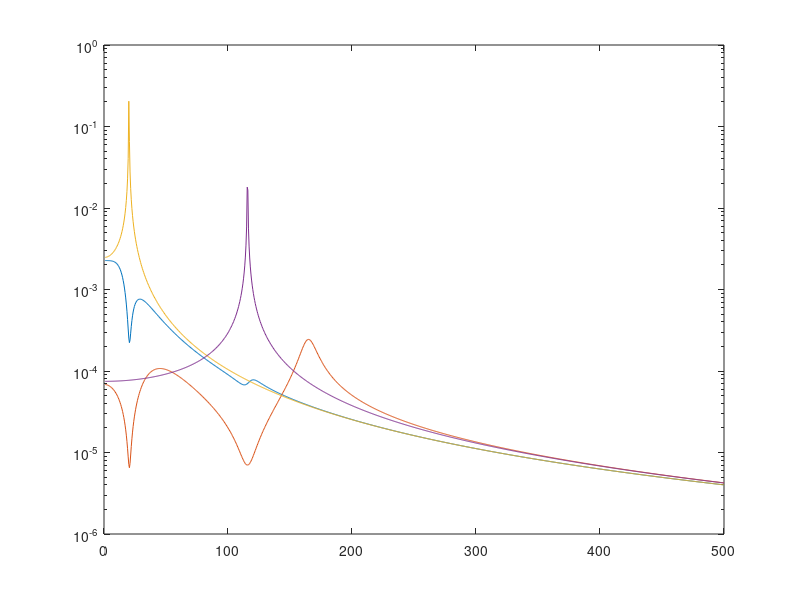

Here is the MATLAB script that generated this plot:
clc
close all
clear 
% Script developed for use two piezo

csi_i = 0; % natural damping of the system
% with different damping change the peak, but the intersection point with
% the short circuit response does not change
csi1 = 0.05;  
csi2 = 0.05;  
k = [0.24, 0.18];
k1= k(1);
k2= k(2);

w   = (1:0.5:500)';
w_i = [20.122, 115.74]; 
%w_i_oc_oc = [];
% w_i: freq naturali

% w_1 = w_i(1);
% w_2 = w_i(2);
w_1 = 20.5;
w_2 = 116;
% w_1: freq ottime piezo 1
% w_2: freq ottime piezo 2

% response function with two piezo with resonant
H_rl_rl = (-w.^6 + ...
    2.* 1i .* w.^5 .* (csi1 .* w_1 + csi2 .* w_2 + csi_i .* w_i)...
    + w.^4 .* (w_2.^2 + w_1.^2 + 4 .* csi1 .* csi2 .* w_1 .* w_2 + 4 .* csi_i .* w_i .* (csi1 .* w_1 + csi2 .* w_2) + w_i.^2) ...
    - 2 .* 1i .* w.^3 .* (csi1 .* w_1 .* w_2.^2 + csi2 .* w_2 .* w_1.^2 + csi_i .* w_i .* (w_2.^2 + w_1.^2 + 4 .* csi1 .* csi2 .* w_1 .* w_2 + w_i.^2 .* (csi1.* w_1 + csi2 .* w_2)))...
    - w.^2 .* (w_1.^2 .* w_2.^2 + 4 .* csi_i .* w_i .* (csi1 .* w_1 .* w_2.^2 + csi2 .* w_2 .* w_1.^2) + w_i .* (w_1.^2 + w_2.^2 + 4 .* csi1.*csi2 .* w_1 .* w_2 + k1^2 .* w_1.^2 + k2^2 .* w_2.^2))...
    + 2 .* 1i .* w_i .* w .* (csi_i .* w_i .* w_1.^2 .* w_2.^2 + csi1 .* w_1 .* w_2.^2 + csi2 .* w_2 .* w_1.^2 - csi2 .* k1.^2 .* w_1.^2 .* w_2 - csi1 .* k2.^2 .* w_1 .* w_2.^2) ...
    + w_i.^2 .* (w_1.^2 .* w_2.^2 + k1.^2 .* w_1.^2 .* w_2.^2 + k2.^2 .* w_1.^2 .* w_2.^2))...
    ./((-w.^2 + 2 .* 1i .* csi1 .* w_1 .* w + w_1.^2) .* (-w.^2 + 2 .* 1i .* csi2 .* w_2 .* w + w_2.^2));

H_rl_rl_inv = ((-w.^2 + 2 .* 1i .* csi1 .* w_1 .* w + w_1.^2) .* (-w.^2 + 2 .* 1i .* csi2 .* w_2 .* w + w_2.^2)) ...
    ./ (-w.^6 + ...
    2.* 1i .* w.^5 .* (csi1 .* w_1 + csi2 .* w_2 + csi_i .* w_i)...
    + w.^4 .* (w_2.^2 + w_1.^2 + 4 .* csi1 .* csi2 .* w_1 .* w_2 + 4 .* csi_i .* w_i .* (csi1 .* w_1 + csi2 .* w_2) + w_i.^2) ...
    - 2 .* 1i .* w.^3 .* (csi1 .* w_1 .* w_2.^2 + csi2 .* w_2 .* w_1.^2 + csi_i .* w_i .* (w_2.^2 + w_1.^2 + 4 .* csi1 .* csi2 .* w_1 .* w_2 + w_i.^2 .* (csi1.* w_1 + csi2 .* w_2)))...
    - w.^2 .* (w_1.^2 .* w_2.^2 + 4 .* csi_i .* w_i .* (csi1 .* w_1 .* w_2.^2 + csi2 .* w_2 .* w_1.^2) + w_i .* (w_1.^2 + w_2.^2 + 4 .* csi1.*csi2 .* w_1 .* w_2 + k1^2 .* w_1.^2 + k2^2 .* w_2.^2))...
    + 2 .* 1i .* w_i .* w .* (csi_i .* w_i .* w_1.^2 .* w_2.^2 + csi1 .* w_1 .* w_2.^2 + csi2 .* w_2 .* w_1.^2 - csi2 .* k1.^2 .* w_1.^2 .* w_2 - csi1 .* k2.^2 .* w_1 .* w_2.^2) ...
    + w_i.^2 .* (w_1.^2 .* w_2.^2 + k1.^2 .* w_1.^2 .* w_2.^2 + k2.^2 .* w_1.^2 .* w_2.^2));
      
H_sc_sc = 1./(w_i.^2 - w.^2 + 1i.*2.*w_i.*w.*csi_i);

% plotting the frf
figure(1)
semilogy(w, abs(H_rl_rl_inv), w, abs(H_sc_sc));